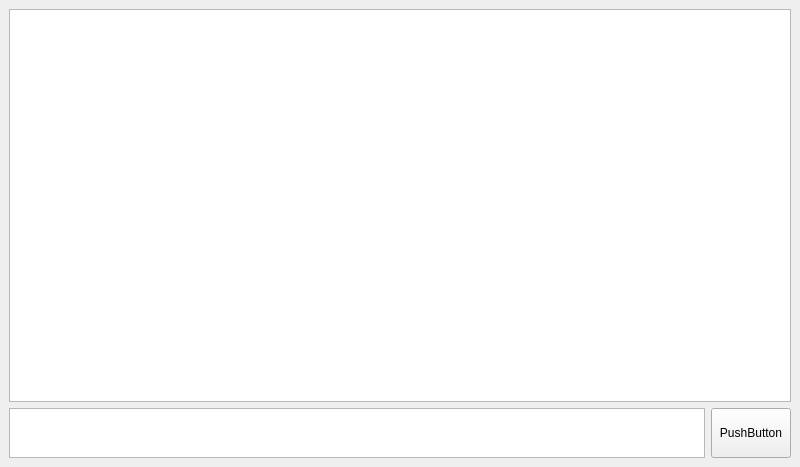
<?xml version="1.0" encoding="UTF-8"?>
<ui version="4.0">
 <class>MainWindow</class>
 <widget class="QMainWindow" name="MainWindow">
  <property name="geometry">
   <rect>
    <x>0</x>
    <y>0</y>
    <width>800</width>
    <height>467</height>
   </rect>
  </property>
  <property name="windowTitle">
   <string>MainWindow</string>
  </property>
  <widget class="QWidget" name="centralwidget">
   <layout class="QGridLayout" name="gridLayout">
    <item row="1" column="0">
     <widget class="QTextEdit" name="msg_box">
      <property name="maximumSize">
       <size>
        <width>16777215</width>
        <height>50</height>
       </size>
      </property>
     </widget>
    </item>
    <item row="1" column="1">
     <widget class="QPushButton" name="bttn_snd">
      <property name="sizePolicy">
       <sizepolicy hsizetype="Minimum" vsizetype="Maximum">
        <horstretch>0</horstretch>
        <verstretch>0</verstretch>
       </sizepolicy>
      </property>
      <property name="maximumSize">
       <size>
        <width>16777215</width>
        <height>50</height>
       </size>
      </property>
      <property name="text">
       <string>PushButton</string>
      </property>
     </widget>
    </item>
    <item row="0" column="0" colspan="2">
     <widget class="QListView" name="chat_fld"/>
    </item>
   </layout>
  </widget>
 </widget>
 <resources/>
 <connections/>
</ui>
